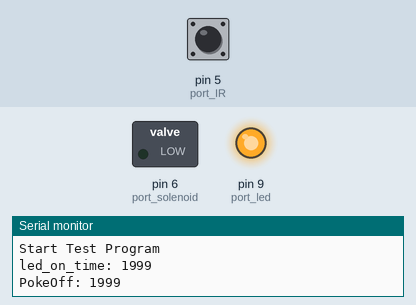
This sketch was run on a simulated Arduino Uno, built with avr-gcc and run on an emulated ATmega328P. Shown: switched loads named in the sketch (green lamp = pin HIGH), output pins drawn as LEDs (lit = HIGH), the last lines printed to the serial monitor. The test bench sets the inputs (shaded band); at power-on: pin 5 (port_IR) HIGH.

Above: at 3.2 s.
3.3 s: pin 5 (port_IR) driven LOW
4.8 s: pin 5 (port_IR) pulsed HIGH 2 times (0.12 s each, 0.3 s apart)
At 7.8 s:
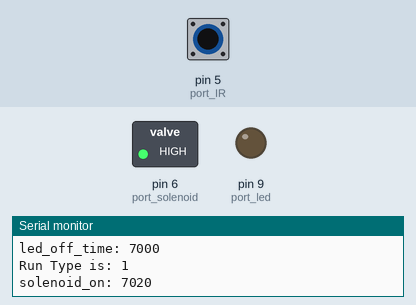
At 9.2 s:
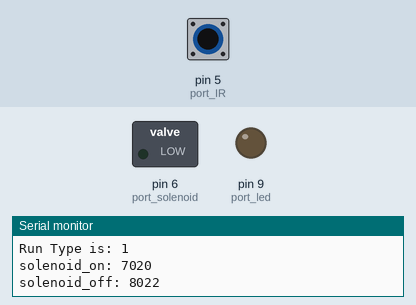
Timing chart, 0 to 12.5 s (numbered marks = the images above; inputs shaded):
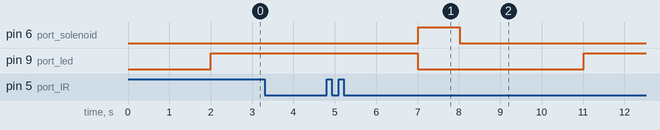

Measured:
- after the input at 4.8 s, pin 6 (port_solenoid): LOW → HIGH after 2.2 s, → LOW 1.0 s later

The sketch:

random_numbers.ino
```cpp
/*
* Work in Progress (2/27/19)
*
* Goal: Implement KFY (or just a random shuffle algorithm to sort the ITIs)
* (see ! flag below)
*
*/

    // change here for ITI
    #define NUM_TIMES 5
    int wait_interval[NUM_TIMES] = {3000, 5000, 7000, 9000, 11000};
    // ITI resets after run_Type = 1 Or run_Type = 2

    #define POKE_TIMES 3

    // Ports
    byte port_IR = 5;
    byte port_solenoid = 6;
    byte port_led = 9;

    // count function
    int poke_count = 0;
    int during_led_nose_poke = 0;

    // Durations
    int led_on_duration = 5000;
    int solenoid_on_duration = 1000;  // 1000 ms

    // IF conditional states:
    boolean solenoid_active = false;
    boolean poke_count_reached = false;
    boolean reset_ITI = false;

    // Output States
    boolean led_state;
    boolean solenoid_state;
    boolean IR_previous_state;

    // run_Type = 1 is reward
    // run_Type = 2 is no reward (punishment)
    int run_Type = 0;

    // * * * * * * * * * * * S E T U P * * * * * * * * * * * * * * *

    void setup(){

      pinMode(port_IR, INPUT);
      pinMode(port_led, OUTPUT);
      pinMode(port_solenoid, OUTPUT);
      Serial.begin(9600);

      delay(2000);
      Serial.println("Start Test Program");

    }

    // * * * * * * * * * * * S E T U P * * * * * * * * * * * * * * *

    // * * * * * * * * * * * L O O P * * * * * * * * * * * * * *

    void loop() {

      led_operate();
      record_IR();
      solenoid_operate();

    }

    // * * * * * * * * * * * L O O P * * * * * * * * * * * * * *

    void led_operate() {

      static unsigned long led_on_time = 0;
      static unsigned long led_off_time = 0;

      // solenoid_active becomes false only after ITI time expires

      if (solenoid_active == false) {
        if (led_state == LOW){

          led_state = HIGH;
          led_on_time = millis();

          // nose_poke count when LED is on:

          during_led_nose_poke = 0;
          digitalWrite(port_led, led_state);

          Serial.print("led_on_time: ");
          Serial.println(led_on_time);
        }

        // If mouse pokes 3 times DURING when LED is turned on,
        // stores the status in poke_count_reached boolean

        if (led_state == HIGH && during_led_nose_poke == 3){
            poke_count_reached = true;
        }

        // LED turns off after on_duration, regardless of nosepokes
        // * LED doesn't immediately react after nose poke count has been reached *

        if (millis() - led_on_time > led_on_duration) {

            led_state = LOW;
            led_off_time = millis();
            digitalWrite(port_led, led_state);

            Serial.print("led_off_time: ");
            Serial.println(led_off_time);

            if (poke_count_reached) {
                run_Type = 1;
                delay(20);
                // reward (solenoid_output)
            }
            else {
                run_Type = 2;
                delay(20);
                // no reward (no solenoid)
            }
            Serial.print("Run Type is: ");
            Serial.println(run_Type);
        }
    }
}

    void solenoid_operate() {

        static unsigned long solenoid_on_time = 0;
        static unsigned long solenoid_off_time = 0;
        static unsigned long ITI_start_time = 0;
        static int time_index = 0;

        // solenoid only operates once led is turned off
        if (led_state == LOW) {

            if (run_Type == 1) {
                run_Type = 0;
                poke_count_reached = false;
                solenoid_active = true;
                solenoid_state = HIGH;
                solenoid_on_time = millis();
                digitalWrite(port_solenoid, solenoid_state);

                Serial.print("solenoid_on: ");
                Serial.println(solenoid_on_time);
            }

            // solenoid turns off after duration elapses:
            // must be in an IF loop (NOT ELIF) b/c arduino has to constantly
            // check the time while going through the loop
            // -> If using ELIF, it won't allow this statement to be run,
            // if any previous IF statements evaluate to true

            if ((solenoid_state == HIGH) && (millis() - solenoid_on_time > solenoid_on_duration)) {
              solenoid_state = LOW;
              solenoid_off_time = millis();
              digitalWrite(port_solenoid, solenoid_state);

              // reset the ITI and record the time (for run Type = 1)
              reset_ITI = true;
              ITI_start_time = millis();

              Serial.print("solenoid_off: ");
              Serial.println(solenoid_off_time);
            }

            if (run_Type == 2) {
                run_Type = 0;
                solenoid_active = true;
                // ^ solenoid isn't actually active but need to change state so
                // that it doesn't get stuck inside LED_OPERATE loop
                // (need to find an alternative name for an overarching state)

                // reset the ITI and record the time (for run Type = 2)
                reset_ITI = true;
                ITI_start_time = millis();

            }

            // ! possibly where I would need to implement the KFY
            if (reset_ITI) {
                // reset_ITI = false;
                // ^changing state here will enable the following if clause Just ONCE
                // because duration is involved, need to check the if clause multiple times
                if ((millis() - ITI_start_time) >= wait_interval[time_index]) {
                    reset_ITI = false;
                    solenoid_active = false;
                    time_index += 1;

                    if (time_index >= NUM_TIMES) {
                        time_index = 0;
                    }
                }

            }

      }
}

    void record_IR() {

      static unsigned long Poke_On_Time = 0;
      static unsigned long Poke_Off_Time = 0;

      byte read_gate = digitalRead(port_IR);

      if (read_gate != IR_previous_state) {
        if (read_gate == LOW) {
          Poke_On_Time = millis();
          Serial.print("PokeOn: ");
          Serial.print(Poke_On_Time);
          poke_count += 1;
          during_led_nose_poke += 1;
          Serial.print(" Poke count: ");
          Serial.println(poke_count);
        }

        if (read_gate == HIGH){
          Poke_Off_Time = millis();
          Serial.print("PokeOff: ");
          Serial.println(Poke_Off_Time);
        }
      }

      IR_previous_state = read_gate;
}
```
